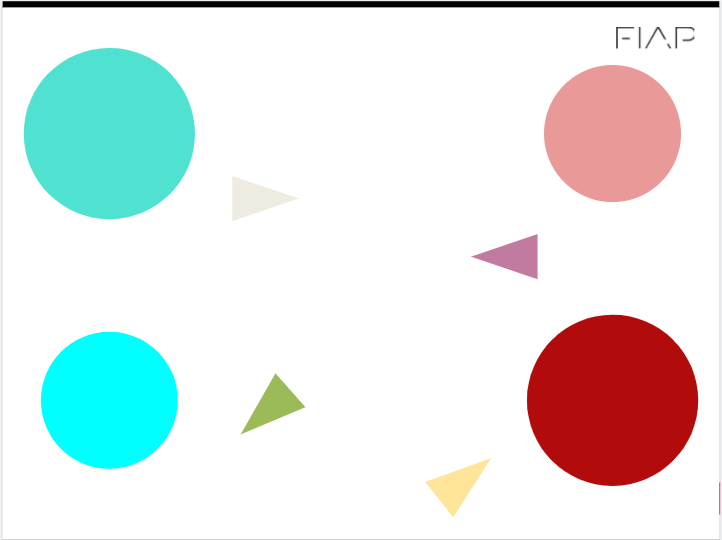
#> input picture circulo.png, 722 x 540 px
$ jupyter execute rec.ipynb   (shell and % lines are left out)
#> lines starting #> are read from the running program, lines starting #| are printed output that depends on the picture; after the words box and inside, x2 and y2 are one past the last pixel; in counts of white or black regions, pixels touching at a corner belong together
[cell 1]
import cv2
from matplotlib import pyplot as plt
import numpy as np

img = cv2.imread('circulo.png')
#> img is the input picture: shape (540, 722, 3); mean B, G, R 229.2, 230.8, 225.6

img_rgb = cv2.cvtColor(img, cv2.COLOR_BGR2RGB)

img_hsv = cv2.cvtColor(img, cv2.COLOR_BGR2HSV)
#> img_hsv: shape (540, 722, 3); mean H, S, V 10.4, 38.2, 244

image_lower_blue = np.array([50, 50, 50])
image_upper_blue = np.array([90, 255, 249])

image_lower_reed = np.array([0, 55, 50])
image_upper_reed = np.array([16, 240, 231])

mask1 = cv2.inRange(img_hsv, image_lower_blue, image_upper_blue)
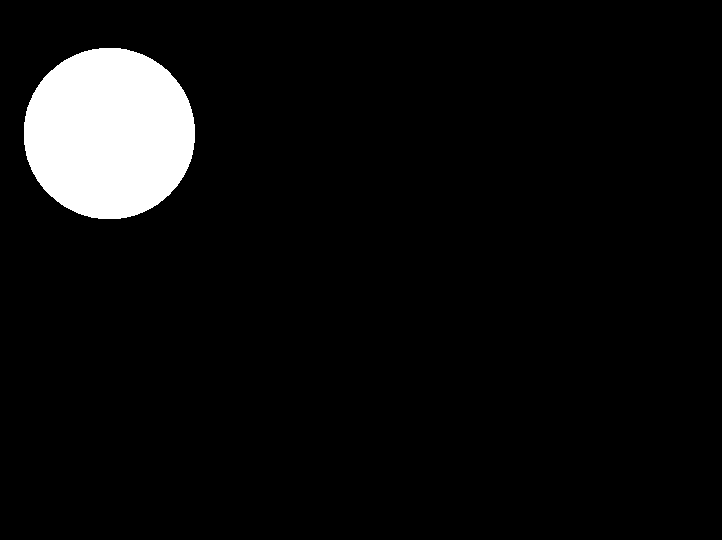
#> mask1: shape (540, 722); 5.9% white; 1 white region, box (x1, y1, x2, y2) and area: (24, 48, 195, 219) 23097
mask2 = cv2.inRange(img_hsv, image_lower_reed, image_upper_reed)
#> mask2: shape (540, 722); 5.9% white; 1 white region, box (x1, y1, x2, y2) and area: (527, 315, 698, 486) 23100

mask = mask1 + mask2
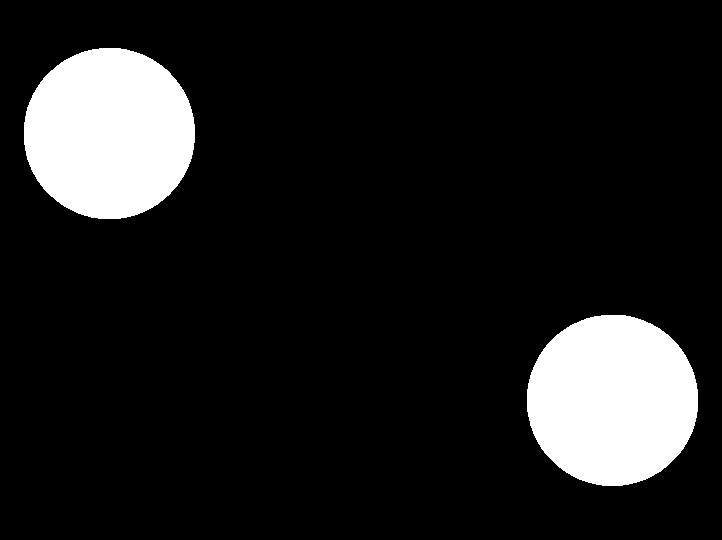
#> mask: shape (540, 722); 11.8% white; 2 white regions

res = cv2.bitwise_and(img_hsv,img_hsv, mask= mask)
#> res: shape (540, 722, 3); mean H, S, V 5.1, 23.8, 23.9


contornos, _ = cv2.findContours(mask, cv2.RETR_TREE, cv2.CHAIN_APPROX_SIMPLE)
#> contornos = 2 contours; box (x1, y1, x2, y2) and area: (527, 315, 698, 486) 22858, (24, 48, 195, 219) 22854

mask_rgb = cv2.cvtColor(mask, cv2.COLOR_GRAY2RGB)
#> mask_rgb: shape (540, 722, 3); 11.8% white; 2 white regions, box (x1, y1, x2, y2) and area: (527, 315, 698, 486) 23100, (24, 48, 195, 219) 23097
contornos_img = mask_rgb.copy()

cv2.drawContours(contornos_img, contornos, -1, [255, 0, 0], 5);
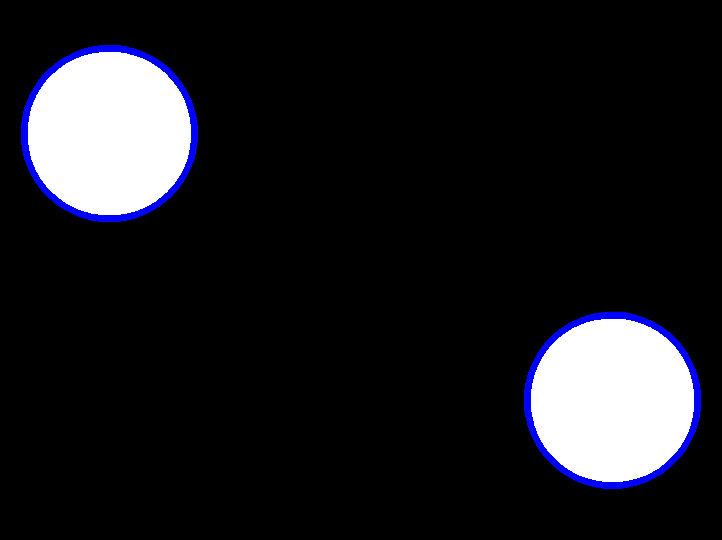
#> contornos_img: shape (540, 722, 3); mean B, G, R 32.3, 27.6, 27.6


size = 20
color = (128,128,0)

# lista_de_contorno = cv2.contourArea(cv2.findContours(mask, cv2.RETR_TREE, cv2.CHAIN_APPROX_SIMPLE))
# print("areas dos contornos", lista_de_contorno)

coords = []

for cnt in contornos:
    M = cv2.moments(cnt)

    cx = int(M['m10']/M['m00'])
    cy = int(M['m01']/M['m00'])
    area = cv2.contourArea(cnt)
    if(area >= 22854.0):

      cv2.line(contornos_img,(cx - size,cy),(cx + size,cy),color,5)
      cv2.line(contornos_img,(cx,cy - size),(cx, cy + size),color,5)
      coords.append(cx)
      coords.append(cy)
      print("centro de massa na possição: x:",cx, " y:", cy, "- Area: ", area)
#> this loop made 2 passes
#> (cx, cy, area) on passes 1 to 2: (612, 399, 22858), (108, 133, 22854)
#| centro de massa na possição: x: 612  y: 399 - Area:  22858.0
#| centro de massa na possição: x: 108  y: 133 - Area:  22854.0
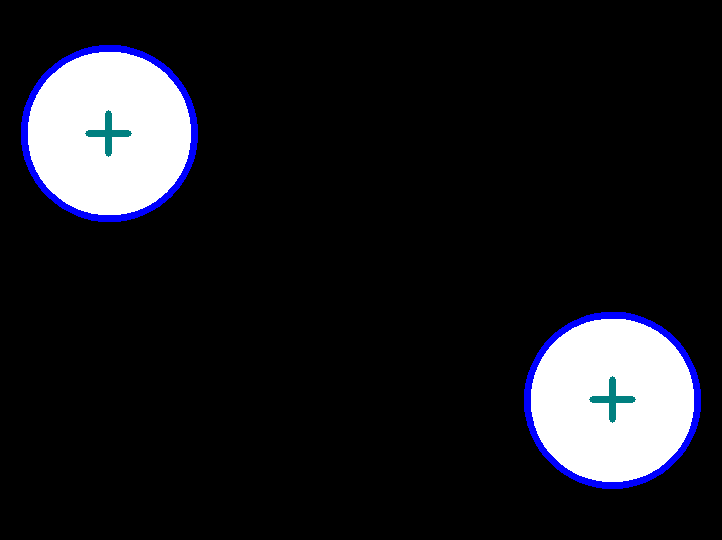
#> contornos_img: shape (540, 722, 3); 0.29% of pixels changed, all inside (x1, y1, x2, y2) = (85, 110, 636, 423)
#> after the loop, coords = [612, 399, 108, 133]

print(coords)
#| [612, 399, 108, 133]
cv2.line(contornos_img, (coords[0],coords[1]),(coords[2],coords[3]), [0, 255, 0], 5)
#> contornos_img: shape (540, 722, 3); 1.05% of pixels changed, all inside (x1, y1, x2, y2) = (105, 130, 616, 403)

fig = plt.figure(figsize=(20,20))
plt.imshow(contornos_img)
plt.show()

[cell 2]
#Implemente seu código

import cv2
from matplotlib import pyplot as plt
import numpy as np

img = cv2.imread('circulo.png')

# por padrão a imagem é lida em bgr, mas quero ver ela em rgb, por isso eu converto a imagem
img_rgb = cv2.cvtColor(img, cv2.COLOR_BGR2RGB)

## quero fazer um filtro na imagem para pegar apenas o que for vermelho, pq quero isso.
### primeira coisa converte para hsv
img_hsv = cv2.cvtColor(img, cv2.COLOR_BGR2HSV)


# Definição dos valores minimo e max da mascara
# o vermelho tem h vai de 0 até 20/2
image_lower_hsv = np.array([0, 50, 100])
image_upper_hsv = np.array([90, 255, 255])

### aplica a mascara na imagem em hsv
mask_hsv = cv2.inRange(img_hsv, image_lower_hsv, image_upper_hsv)
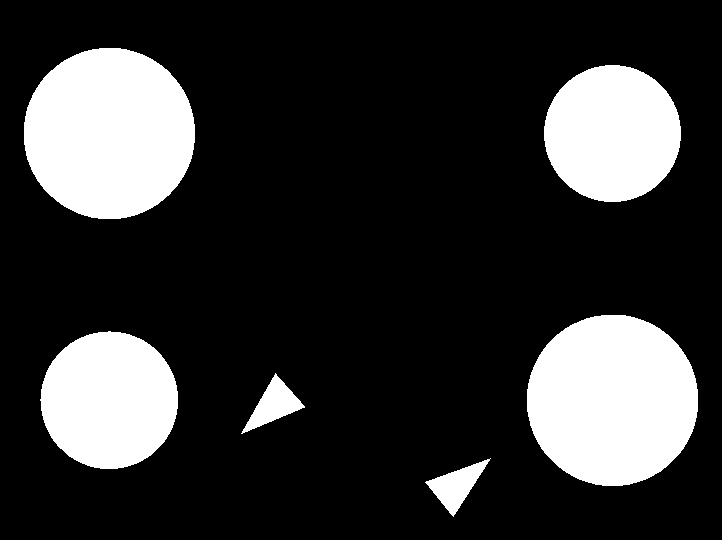
#> mask_hsv: shape (540, 722); 20.2% white; 6 white regions

contornos, _ = cv2.findContours(mask_hsv, cv2.RETR_TREE, cv2.CHAIN_APPROX_SIMPLE)
#> contornos = 6 contours; box (x1, y1, x2, y2) and area: (527, 315, 698, 486) 22868, (24, 48, 195, 219) 22854, (40, 331, 178, 469) 14672, (544, 65, 681, 202) 14528, (241, 373, 305, 434) 1436, (425, 458, 491, 517) 1430
mask_rgb = cv2.cvtColor(mask_hsv, cv2.COLOR_GRAY2RGB)
#> mask_rgb: shape (540, 722, 3); 20.2% white; 6 white regions
contornos_img = mask_rgb.copy() # Cópia da máscara para ser desenhada "por cima"

cv2.drawContours(contornos_img, contornos, -1, [255, 0, 0], 5);
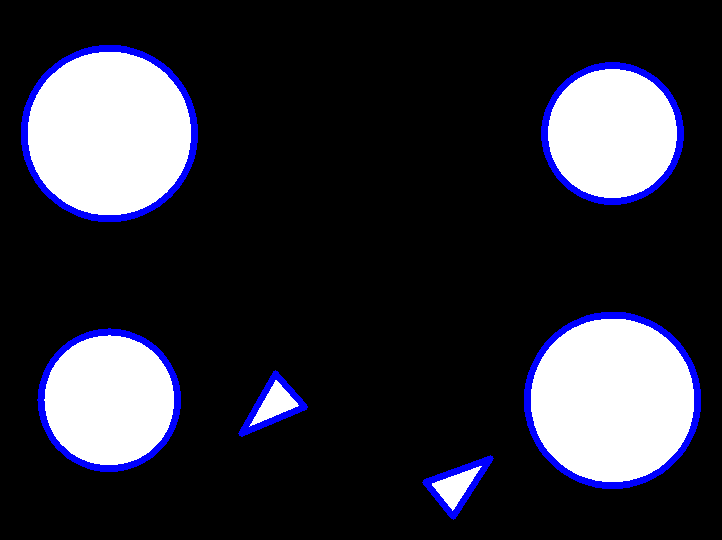
#> contornos_img: shape (540, 722, 3); mean B, G, R 55.9, 46.1, 46.1


size = 20
color = (128,128,0)

for cnt in contornos:
    M = cv2.moments(cnt)
    cx = int(M['m10']/M['m00'])
    cy = int(M['m01']/M['m00'])

    cv2.line(contornos_img,(cx - size,cy),(cx + size,cy),color,5)
    cv2.line(contornos_img,(cx,cy - size),(cx, cy + size),color,5)

    print("centro de massa na possição: ",cx, cy)
#> this loop made 6 passes
#> (cx, cy) on passes 1 to 6: (455, 485), (273, 404), (108, 399), (612, 399), (612, 133), (108, 133)
#| centro de massa na possição:  455 485
#| centro de massa na possição:  273 404
#| centro de massa na possição:  108 399
#| centro de massa na possição:  612 399
#| centro de massa na possição:  612 133
#| centro de massa na possição:  108 133
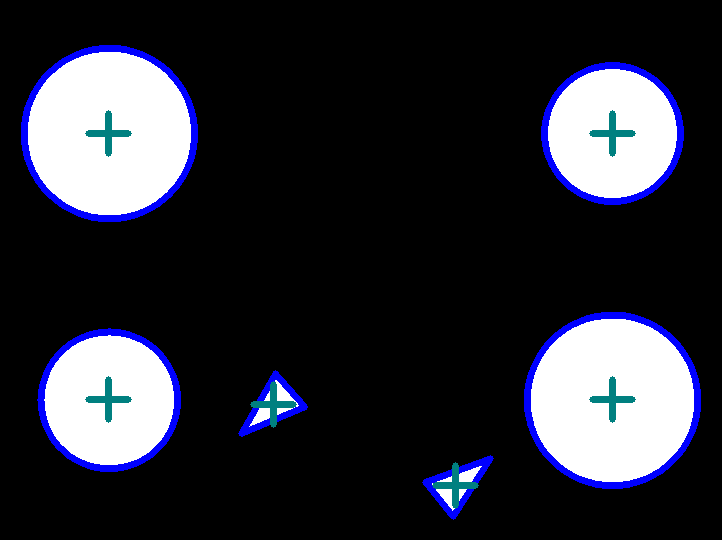
#> contornos_img: shape (540, 722, 3); 0.88% of pixels changed, all inside (x1, y1, x2, y2) = (85, 110, 636, 509)

fig = plt.figure(figsize=(20,20))

plt.imshow(contornos_img)
plt.show()

[cell 3]
from numpy import true_divide

lista_de_contornos = []
lista_de_contornos_crua = []

img = cv2.imread('circulo.png')

img_rgb = cv2.cvtColor(img, cv2.COLOR_BGR2RGB)

img_hsv = cv2.cvtColor(img, cv2.COLOR_BGR2HSV)

image_lower_hsv = np.array([0, 50, 100])
image_upper_hsv = np.array([90, 255, 255])

mask_hsv = cv2.inRange(img_hsv, image_lower_hsv, image_upper_hsv)

contornos, _ = cv2.findContours(mask_hsv, cv2.RETR_TREE, cv2.CHAIN_APPROX_SIMPLE)
mask_rgb = cv2.cvtColor(mask_hsv, cv2.COLOR_GRAY2RGB)
contornos_img = mask_rgb.copy()

cv2.drawContours(contornos_img, contornos, -1, [255, 0, 0], 5);

for i in range(len(contornos)):
    if(cv2.contourArea(contornos[i]) > 20000):
            lista_de_contornos_crua.append(contornos[i])
            print(i)
            i = i+1
#> this loop made 6 passes
#> i on passes 4, 6: 4, 6
#| 3
#| 5
#> after the loop, lista_de_contornos_crua = 2 contours; box (x1, y1, x2, y2) and area: (527, 315, 698, 486) 22868, (24, 48, 195, 219) 22854

cv2.drawContours(contornos_img, lista_de_contornos_crua, -1, [255, 0, 0], 5);
plt.imshow(contornos_img)
plt.show()

[cell 4]
image= cv2.imread('circulo.png')
original_image = image

gray= cv2.cvtColor(image,cv2.COLOR_BGR2GRAY)

edges= cv2.Canny(gray, 50,200)
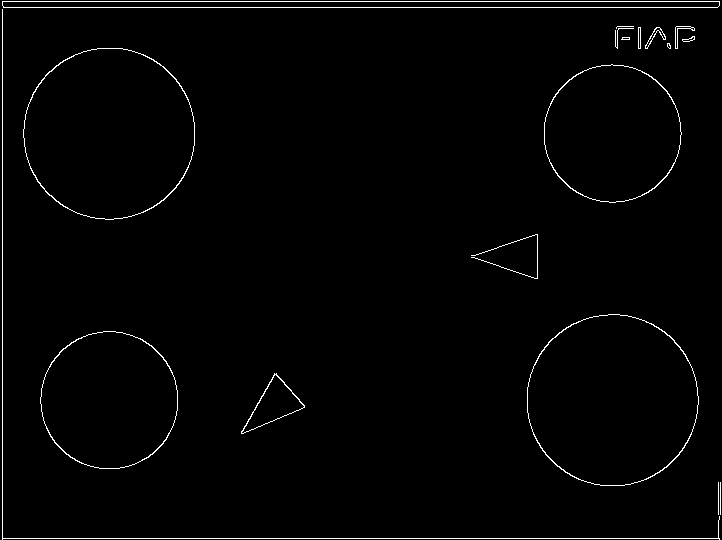
#> edges: shape (540, 722); 1.5% white in thin lines or dots

contours, hierarchy= cv2.findContours(edges.copy(), cv2.RETR_EXTERNAL, cv2.CHAIN_APPROX_NONE)
#> contours = 18 contours, 8 with area under 20; largest, box (x1, y1, x2, y2) and area: (23, 48, 195, 220) 23058, (527, 314, 699, 486) 23056, (40, 331, 178, 469) 14790, (544, 64, 682, 203) 14790, (2, 1, 720, 8) 4298
cv2.destroyAllWindows()


all_areas= []

for cnt in contours:
    area= cv2.contourArea(cnt)
    all_areas.append(area)
#> this loop made 18 passes
#> area on passes 3, 4, 5, 7, 8, 11, 13, 14, 15, 18: 1532.5, 14790.5, 23056, 14790, 23058, 29, 97, 42, 80, 4298.5
#> after the loop, all_areas = [0, 0, 1532.5, 14790.5, 23056, 1, 14790, 23058, 11.5, 14.5, 29, 1.5, 97, 42, 80, 0, 2.5, 4298.5]


sorted_contours= sorted(contours, key=cv2.contourArea, reverse= True)
#> sorted_contours has the same summary as contours


largest_itens = []

largest_itens.append(sorted_contours[0])
largest_itens.append(sorted_contours[1])

coords = []

for cnt in contornos:
    M = cv2.moments(cnt)

    cx = int(M['m10']/M['m00'])
    cy = int(M['m01']/M['m00'])
    area = cv2.contourArea(cnt)
    if(area >= 22854.0):

      cv2.line(original_image,(cx - size,cy),(cx + size,cy),color,5)
      cv2.line(original_image,(cx,cy - size),(cx, cy + size),color,5)
      coords.append(cx)
      coords.append(cy)
      print("centro de massa na possição: x:",cx, " y:", cy, "- Area: ", area)
#> this loop made 6 passes
#> (cx, cy, area) on passes 1 to 6: (455, 485, 1429.5), (273, 404, 1436.5), (108, 399, 14672.5), (612, 399, 22868), (612, 133, 14528), (108, 133, 22854)
#| centro de massa na possição: x: 612  y: 399 - Area:  22868.0
#| centro de massa na possição: x: 108  y: 133 - Area:  22854.0
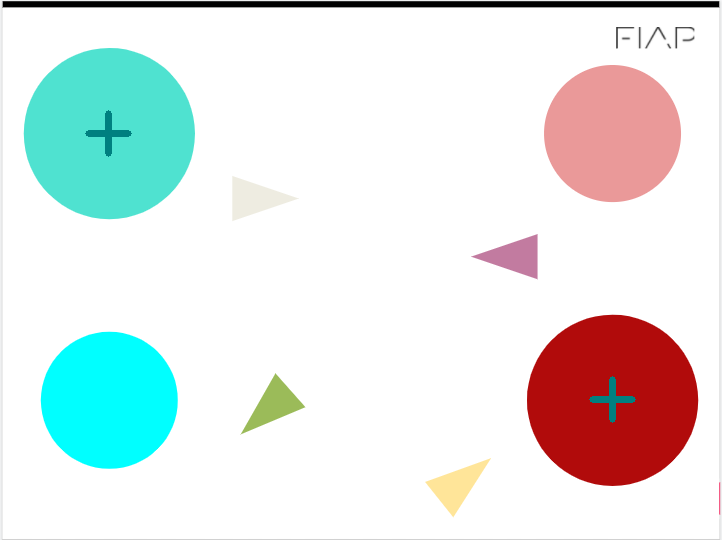
#> original_image: shape (540, 722, 3); 0.29% of pixels changed, all inside (x1, y1, x2, y2) = (85, 110, 636, 423)

print(coords)
#| [612, 399, 108, 133]
cv2.line(original_image, (coords[0],coords[1]),(coords[2],coords[3]), [0, 255, 0], 5)

cv2.drawContours(original_image, largest_itens, -1, (255,0,0),10)
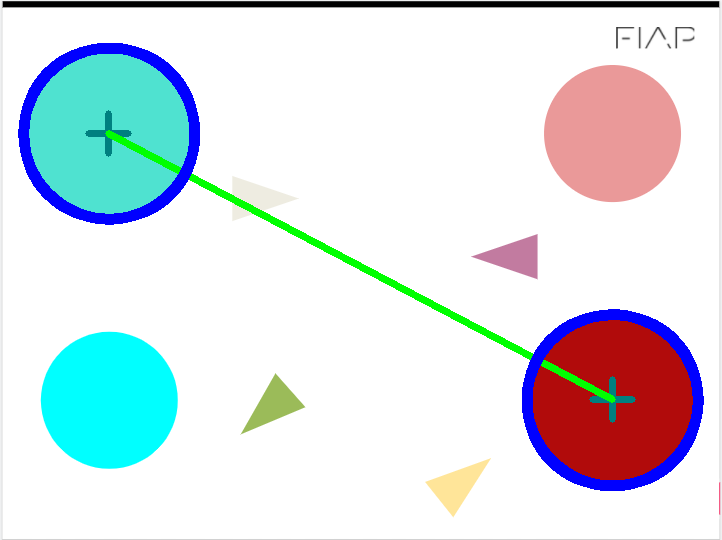
#> original_image: shape (540, 722, 3); mean B, G, R 229.3, 225.2, 217
cv2.waitKey(0)
plt.imshow(original_image)


cv2.waitKey(0)
cv2.destroyAllWindows()
